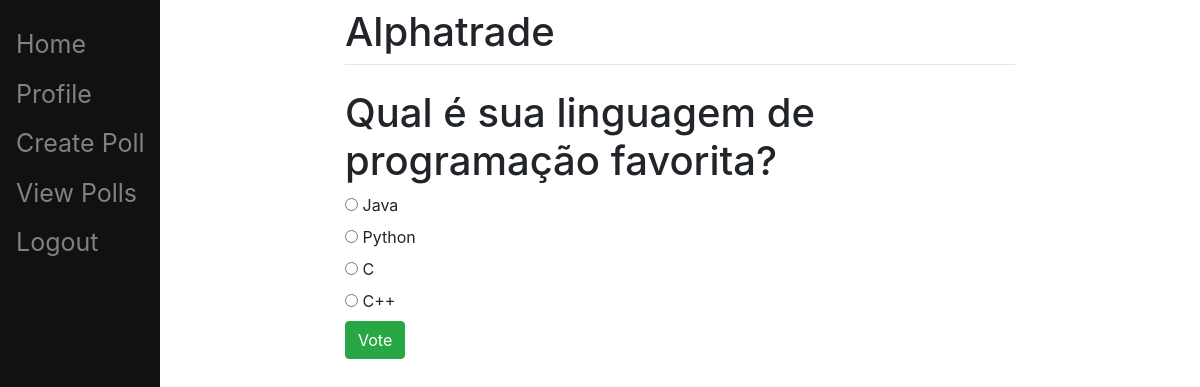
The page /32/vote/ (signed in) on the database its author committed.
### main/models.py (models this page shows, shortened)
class Question(models.Model):
    user = models.ForeignKey(User, on_delete=models.CASCADE, related_name="question", null=True)
    question_text = models.CharField(max_length=200)

class Choice(models.Model):
    question = models.ForeignKey(Question, on_delete=models.CASCADE)
    choice_text = models.CharField(max_length=200)
    votes = models.IntegerField(default=0)

### main/views.py (the view)
# urls.py: path('<int:question_id>/vote/', views.vote, name='vote'),
def vote(request, question_id):
    question = get_object_or_404(Question, pk=question_id)
    try:
        selected_choice = question.choice_set.get(pk=request.POST['choice'])
    except (KeyError, Choice.DoesNotExist):
        return render(request, 'main/detail.html', {
            'question': question,
            'error_message': "You didn't select a choice.",
        })
    else:
        selected_choice.votes += 1
        selected_choice.save()
        return HttpResponseRedirect(reverse('main:results', args=(question_id,)))

### main/templates/main/detail.html (shortened to what this page needs)
{% extends 'main/base.html' %}
{% block content %}
<h1>{{ question.question_text }}</h1>
<form action="{% url 'main:vote' question.id %}" method="post">
{% for choice in question.choice_set.all %}
    <input type="radio" name="choice" id="choice{{ forloop.counter }}" value="{{choice.id }}">
    <label for="choice{{ forloop.counter }}">{{ choice.choice_text }}</label><br>
{% endfor %}
<input type="submit" value="Vote" class="btn btn-success">
</form>
{% endblock %}

### rows shown on the page
Question: question_text "Qual é sua linguagem de programação favorita?"
Choice: choice_text "Java"
Choice: choice_text "Python"
Choice: choice_text "C"
Choice: choice_text "C++"
